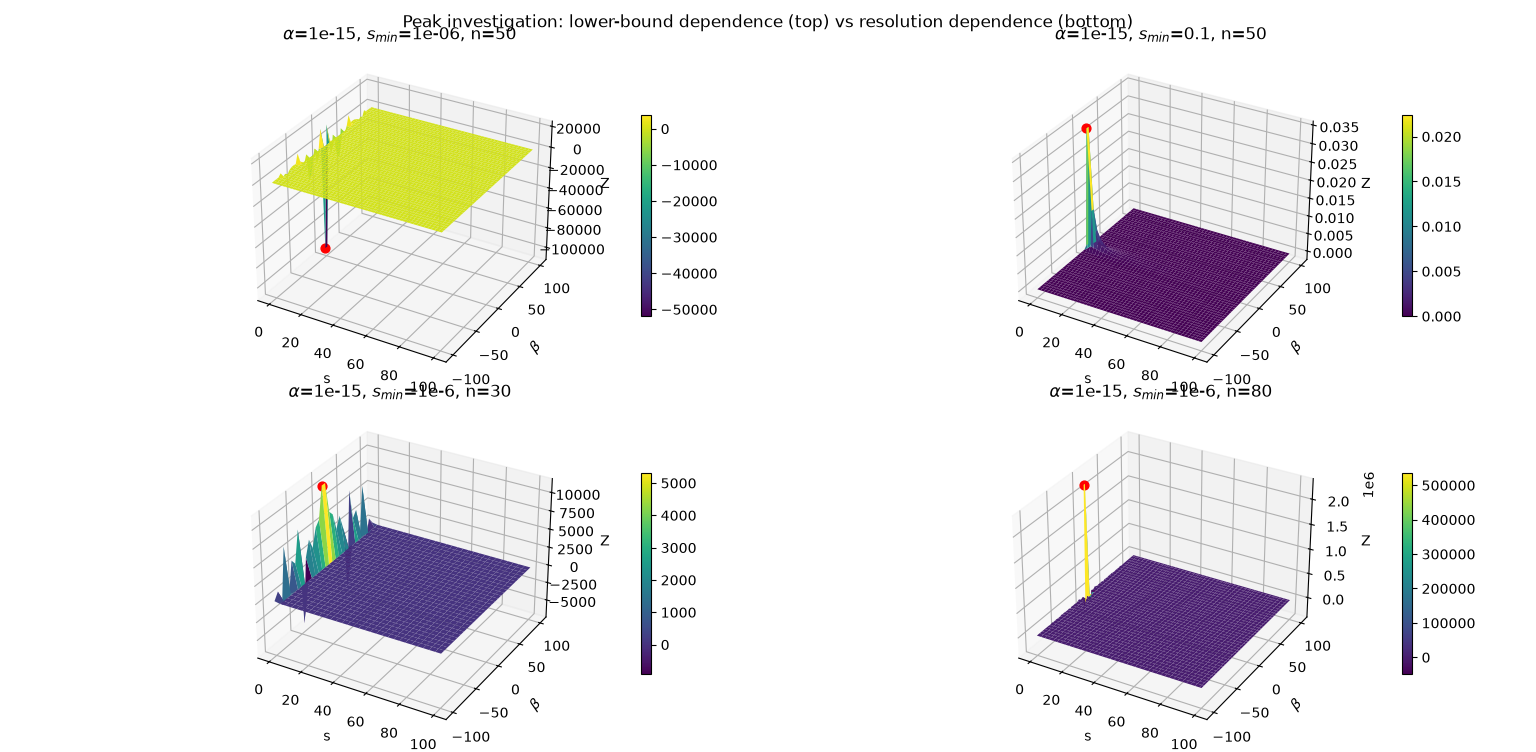

Write Python code to recreate this figure.
"""
 --- Investigate the sharp positive peak seen in IntegralNumeric.py. ---

 The peak sits at the smallest s value of the grid (s_min = 1e-6), where the
 integrand decays very slowly with p (the exponential damping exp(-s p^2) is
 almost switched off), so the p-integral is highly oscillatory and only
 conditionally convergent. quad() with a finite 'limit' may not converge here.

 Two checks distinguish a boundary-cutoff artifact from an inherent feature:

  1. Lower-bound test: recompute Z on a grid whose s lower bound is moved
     away from 0. If the peak height collapses and its location moves off
     the s-boundary, the peak height was set by the cutoff s_min, not by Z
     itself.

  2. Resolution test: recompute Z on the *same* (s_min=1e-6) domain at a
     different grid resolution. If the peak value/location at s=s_min
     changes wildly (even in sign) with resolution, the values there are
     unconverged numerical noise rather than a smooth, well-defined feature.
"""

import numpy as np
import matplotlib.pyplot as plt
import warnings
from scipy.integrate import quad
from scipy.special import j1

# --- integrand: beta=0-safe rewrite (see IntegralNumeric.py / plot_surface_stable_integrand.py) ---
def integrand(p,s,alpha,beta):
    q=(alpha*p)**2
    A1=-s*(p**2)*( 1+(2*q)/3 )
    A2=( beta*p )/( 1+q )
    ratio = 0.5 if abs(A2) < 1e-8 else j1(A2)/A2
    return (p**3)*ratio*np.exp(A1)

def Z_grid(s,a,beta):
    Z=np.empty((s.size,beta.size))
    with warnings.catch_warnings():
        warnings.simplefilter("ignore")     # Ignores convergence warnings when doing integrals.
        for i,e1 in enumerate(s):
            for j,e2 in enumerate(beta):
                Z[i,j]=quad(integrand,0,np.inf,(e1,a,e2),limit=200)[0]
        return Z


def peak_info(s,beta,Z):
    """Largest-magnitude (s,beta,Z) on the grid, and whether it sits on the lower s-boundary."""
    idx = np.unravel_index(np.argmax(np.abs(Z)), Z.shape)
    return s[idx[0]], beta[idx[1]], Z[idx], idx[0]==0


def plot_Z(ax, s, beta, Z, title):
    S,B = np.meshgrid(s,beta)
    surf = ax.plot_surface(S, B, Z.T, cmap='viridis', linewidth=0, antialiased=True)
    sp,bp,zp,_ = peak_info(s,beta,Z)
    ax.scatter([sp],[bp],[zp],color='r',s=40,depthshade=False)
    ax.set_xlabel('s')
    ax.set_ylabel(r'$\beta$')
    ax.set_zlabel('Z')
    ax.set_title(title)
    return surf


alpha = 1e-15     # alpha value for which the peak is most prominent

"""
 --- Part 1: two grids with different lower bounds on s -----------------
 --- (same beta range and same resolution n1)                          ---
"""
n1 = 50
beta1 = np.linspace(-100,100,n1)
s_min_values = [1e-6, 1e-1]

Z_lb = []
print("--- Part 1: dependence on the lower bound of the s-grid ---")
for s_min in s_min_values:
    s = np.linspace(s_min,100,n1)
    Z = Z_grid(s,alpha,beta1)
    Z_lb.append((s,Z))
    sp,bp,zp,on_bdy = peak_info(s,beta1,Z)
    print(f"  s_min={s_min:g}: peak Z={zp:.4g} at s={sp:.4g}, beta={bp:.4g}  (on s-boundary: {on_bdy})")

"""
 --- Part 2: two grids with different resolutions -----------------------
 --- (same bounds as IntegralNumeric.py: s_min=1e-6, beta in [-100,100]) ---
"""
n_values = [30, 80]

Z_res = []
print("\n--- Part 2: dependence on grid resolution (s_min fixed at 1e-6) ---")
for n in n_values:
    s = np.linspace(1e-6,100,n)
    beta = np.linspace(-100,100,n)
    Z = Z_grid(s,alpha,beta)
    Z_res.append((s,beta,Z))
    sp,bp,zp,on_bdy = peak_info(s,beta,Z)
    print(f"  n={n}: peak Z={zp:.4g} at s={sp:.4g}, beta={bp:.4g}  (on s-boundary: {on_bdy})")

# --- Plots ---
fig = plt.figure(figsize=(13,10))

ax1 = fig.add_subplot(2,2,1,projection='3d')
surf1 = plot_Z(ax1, Z_lb[0][0], beta1, Z_lb[0][1], fr'$\alpha$={alpha:g}, $s_{{min}}$={s_min_values[0]:g}, n={n1}')
fig.colorbar(surf1, ax=ax1, shrink=0.6, pad=0.1)

ax2 = fig.add_subplot(2,2,2,projection='3d')
surf2 = plot_Z(ax2, Z_lb[1][0], beta1, Z_lb[1][1], fr'$\alpha$={alpha:g}, $s_{{min}}$={s_min_values[1]:g}, n={n1}')
fig.colorbar(surf2, ax=ax2, shrink=0.6, pad=0.1)

ax3 = fig.add_subplot(2,2,3,projection='3d')
surf3 = plot_Z(ax3, Z_res[0][0], Z_res[0][1], Z_res[0][2], fr'$\alpha$={alpha:g}, $s_{{min}}$=1e-6, n={n_values[0]}')
fig.colorbar(surf3, ax=ax3, shrink=0.6, pad=0.1)

ax4 = fig.add_subplot(2,2,4,projection='3d')
surf4 = plot_Z(ax4, Z_res[1][0], Z_res[1][1], Z_res[1][2], fr'$\alpha$={alpha:g}, $s_{{min}}$=1e-6, n={n_values[1]}')
fig.colorbar(surf4, ax=ax4, shrink=0.6, pad=0.1)

fig.suptitle('Peak investigation: lower-bound dependence (top) vs resolution dependence (bottom)')
fig.tight_layout()
plt.show()
